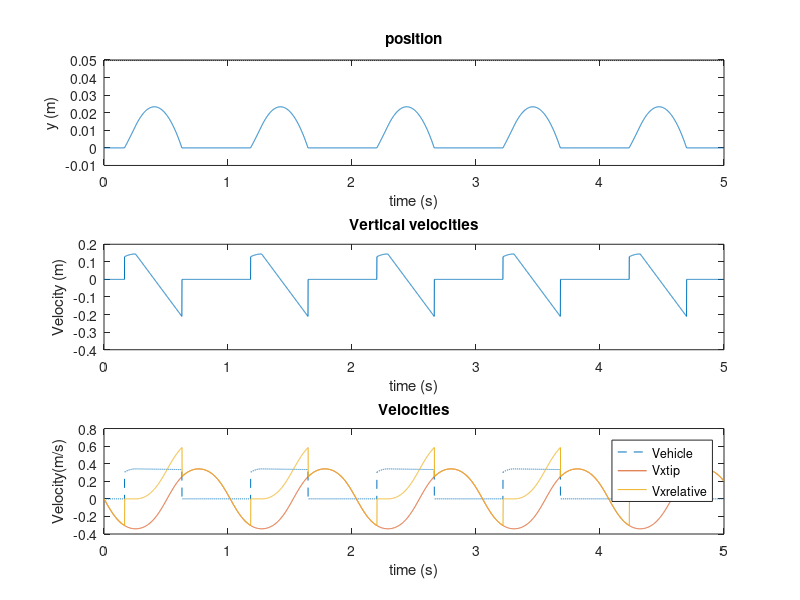
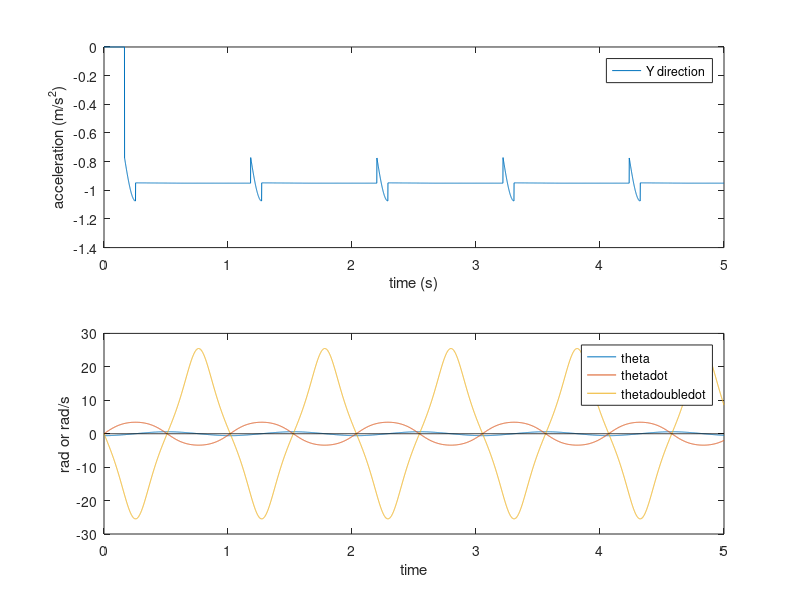

These charts were generated, in order, by the following MATLAB code:
%Skate modeling script
clc;clear;close all;
load SWliftdragdata.mat

%assumptions
%no friction force from tail during glide phase
%y reference starts at height of cg at rest. all references from
%assume constant angle of attack for now
%assume no vertical drag
%assume launch speed of vehicle = max speed of tip of leg
%only forces during launch are from leg

%skate constant values
unladenvehiclemass=4.76;                        %vehicle mass (kg)  (10.5lb in kg)
ballast=5.6;                                    %ballast to counteract buoyant force (kg) (12.35lb in kg)
addedmass=1.19;                                   %added ballast for negative buoyancy (kg) (NOT ACTUAL VALUE)
gravity=-9.81;                                  %acceleration due to gravity (m/s^2)
dwater=1000;                                    %Density of water (kg/m^3)
vehvoleng=632.88;                               %displacement of the vehicle (in^3)
vehvolmet=vehvoleng*1.6387*10^-5;               %displacement of vehicle(m^3)
buoyforce=-vehvolmet*dwater*gravity;            %buoyant force on vehicle
totalmass=unladenvehiclemass+ballast+addedmass; %total mass of the vehicle
gravforce=totalmass*gravity;

%assuming constant angle of attack
AoA=7;  %angle of attack
Fl1=interp1(SWdatastruct.AoA.data,SWdatastruct.lift.data,AoA,'linear','extrap'); %lift force at one BL/s at current AoA
Fd1=interp1(SWdatastruct.AoA.data,SWdatastruct.drag.data,AoA,'linear','extrap'); %drag force at one BL/s at current AoA
V1=.7112*cosd(AoA); %horizontal velocity of flow test (m/s)

%more constants
MS=100000;               %motor speed (cnts/s)
revcnt=101750;          %1 revolution in cnts
omega=2*pi*MS/revcnt;   %motor speed in rad/s
R2=.0254;               %radius of center of exterior wheel to connection, 1inch in m
B=0.04572;              %length from mount to joint (1.8in in m)
C=0.10795;              %length from mount to tip of foot (4.25in in m)
T=2*pi/omega;           %period of leg
t2=0:.001:T;            %time vector for launch speed calculation
alphaleg=23;          %initial launch angle (degrees) (NOT ACTUAL VALUE)
legangletravel=1.1781;     %radians
tiptravel=legangletravel*C;
tiptravelx=tiptravel*cosd(alphaleg);
tiptravely=tiptravel*sind(alphaleg);

%% Launching
% dist=sum(Vtip(floor(length(Vtip)/2):end).*.001)
%  x=cosd(alphaleg)*dist;
%  y=sind(alphaleg)*dist;


%% simulation
dt=.001;                     %time step
time=0:dt:5;            %time vector (s)
%initial conditions
i=0;
x=0;
y=0;
Vx=0;
Vy=0;
Ax=0;
Ay=0;
Vtipx=0;
Vtipy=0;
theta=-33.749*pi/180;
thetadot=0;
thetadoubledot=0;
Vxrelative=Vx+Vtipx;
phase=0;

%Vo=max(Vtip);
%Vo=1;               %initial launch velocity (m/s)  (NOT ACTUAL VALUE)

%Vx=cosd(alphao)*Vo; %initial horizontal velocity
%Vy=sind(alphao)*Vo; %initial vertical velocity

%initialize save variables
xsave=[x];
ysave=[y];
Vxsave=[Vx];
Vysave=[Vy];
Axsave=[Ax];
Aysave=[Ay];
Vtipxsave=[Vtipx];
Vtipysave=[Vtipy];
Vxrelativesave=[Vxrelative];
thetasave=[theta];
thetadotsave=[thetadot];
thetadoubledotsave=[thetadoubledot];
phasesave=[phase];


%loop


while i<length(time)
    i=i+1;
    t=time(i);
    Vxrelative= Vx+Vtipx;           %velocity of tip relative to ground
    
    phaseshift=-pi/2;                                                               % to start the leg forward with zero speed at time t=0
    theta=asin(R2/B*sin(omega*t+phaseshift));                                       % angle of leg
    thetadot=(R2*omega*cos(omega*t+phaseshift))./(B*sqrt(1-(R2/B)^2*sin(omega*t+phaseshift).^2)); %rotational speed of leg
    thetadoubledot=(R2^3*omega^2*sin(omega*t)*cos(omega*t)^2)/...                   %radial accleration
        (B^3*(1-(R2^2*(sin(omega*t))^2/B^2))^(3/2))-(R2*omega^2*sin(omega*t))/...
        (B*sqrt(1-(R2^2*(sin(omega*t))^2)/B^2));
    Vtip=-thetadot*C;                                                               %velocity of the tip of the leg
    Vtipx=cosd(alphaleg)*Vtip;                                                      %xcomponent of tip velocity
    Vtipy=sind(alphaleg)*Vtip;                                                      % y component of tip velocity
   
    if y<(tiptravely) && Vxrelative<=0 && theta>(-legangletravel/4) && theta<0
            Vx=-Vtipx;
            Vy=-Vtipy;
            Ax=cosd(alphaleg)*(C*thetadoubledot);
            Ay=sind(alphaleg)*(C*thetadoubledot);
%         else
%             Vx=0;
%             Vy=0;
%             Ax=0;
%             Ay=0;
%         end
        %update Variables
        x=x+Vx*dt;
        y=y+Vy*dt;
%         if y<=0
%             y=0;
%             Vx=0;
%             Vy=0;
%             Ax=0;
%             Ay=0;
%             x=x;
%         else
%         x=x+Vx*dt;
%         y=y+Vy*dt;
%         end
        phase=1;
    elseif y>0
        % Skate is gliding%%%%%%%%%%%%%%%%%%
        % forces
        liftforce= Vx^2*Fl1/V1^2;  %lift force at current speed
        vertFd=0;                  %vertical drag force. assumed to be zero
        horizFd=-Vx^2*Fd1/V1^2;
        
        %accelerations
        Ax=(horizFd/totalmass);                              %horizontal acceleration
        Ay=(buoyforce+gravforce+vertFd+liftforce)/totalmass; %vertical acceleration
        
        %update variables
%         if y<=0
%             y=0;
%             Vx=0;
%             Vy=0;
%             Ax=0;
%             Ay=0;
%         end
        if y<=0
            y=0;
            Vx=0;
            Vy=0;
        else
        Vx=Vx+Ax*dt;
        Vy=Vy+Ay*dt;
        x=x+Vx*dt;
        y=y+Vy*dt;
        end
        phase=2;
    else
        phase=0;
        y=0;
        Vx=0;
        Vy=0;
    end

   
    

    
    
    
    %save variables
    xsave=[xsave,x];
    ysave=[ysave,y];
    Vxsave=[Vxsave,Vx];
    Vysave=[Vysave,Vy];
    Axsave=[Axsave,Ax];
    Aysave=[Aysave,Ay];
    Vtipxsave=[Vtipxsave,Vtipx];
    Vtipysave=[Vtipysave,Vtipy];
    Vxrelativesave=[Vxrelativesave,Vxrelative];
    thetasave=[thetasave,theta];
    thetadotsave=[thetadotsave,thetadot];
    thetadoubledotsave=[thetadoubledotsave,thetadoubledot];
    phasesave=[phasesave,phase];
end


xtravel=xsave(end);
averagespeed=xtravel/time(end)
xsaveeng=39.37*xsave;
ysaveeng=39.37*ysave;

suba=3;

subplot(suba,1,1)
plot(time,ysave(2:end))
hold on
tipreach=tiptravely*ones(size(time));
plot(time,tipreach,'k--')

title('position')
xlabel('time (s)')
ylabel('y (m)')

subplot(suba,1,2)
plot(time,Vysave(2:end))
title('Vertical velocities')
xlabel('time (s)')
ylabel('Velocity (m)')


subplot(suba,1,3)
plot(time,Vxsave(2:end),'--',time,Vtipxsave(2:end),'-',time,Vxrelativesave(2:end))
title('Velocities')
hold on
xlabel('time (s)')
ylabel('Velocity(m/s)')
legend('Vehicle','Vxtip','Vxrelative')

% subplot(suba,1,4)
% title('1=launch phase, 2=glide phase')
% plot(time,phasesave(2:end))

figure
subplot(2,1,1)
title('Accelerations')
plot(time,Aysave(2:end))
xlabel('time (s)')
ylabel('acceleration (m/s^2)')
legend('Y direction')

subplot(2,1,2)
title('thetas')
plot(time,thetasave(2:end),time,thetadotsave(2:end),time,thetadoubledotsave(2:end))
hold on
plot(time,zeros(size(time)),'k')
xlabel('time')
ylabel('rad or rad/s')
legend('theta','thetadot','thetadoubledot')





